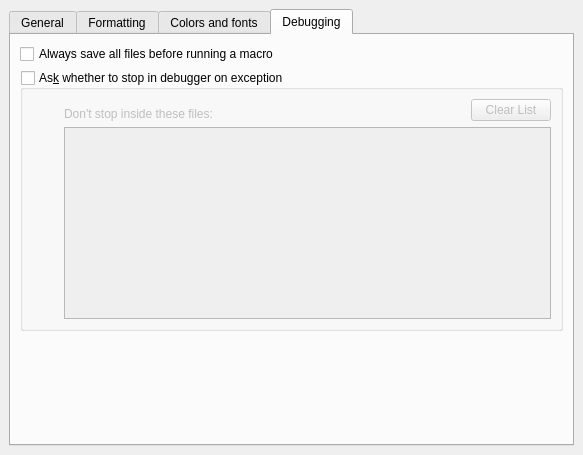
<?xml version="1.0" encoding="UTF-8"?>
<ui version="4.0">
 <class>MacroEditorSetupPage</class>
 <widget class="QWidget" name="MacroEditorSetupPage">
  <property name="geometry">
   <rect>
    <x>0</x>
    <y>0</y>
    <width>583</width>
    <height>455</height>
   </rect>
  </property>
  <property name="windowTitle">
   <string>Macro Development Setup</string>
  </property>
  <layout class="QVBoxLayout">
   <property name="spacing">
    <number>6</number>
   </property>
   <property name="leftMargin">
    <number>9</number>
   </property>
   <property name="topMargin">
    <number>9</number>
   </property>
   <property name="rightMargin">
    <number>9</number>
   </property>
   <property name="bottomMargin">
    <number>9</number>
   </property>
   <item>
    <widget class="QTabWidget" name="tabWidget">
     <property name="currentIndex">
      <number>3</number>
     </property>
     <widget class="QWidget" name="tab_4">
      <attribute name="title">
       <string>General</string>
      </attribute>
      <layout class="QGridLayout" name="gridLayout">
       <item row="0" column="0">
        <widget class="QCheckBox" name="watch_files">
         <property name="text">
          <string>Check macros for updates and ask whether to refresh</string>
         </property>
        </widget>
       </item>
       <item row="1" column="0">
        <spacer name="verticalSpacer">
         <property name="orientation">
          <enum>Qt::Vertical</enum>
         </property>
         <property name="sizeHint" stdset="0">
          <size>
           <width>20</width>
           <height>334</height>
          </size>
         </property>
        </spacer>
       </item>
      </layout>
     </widget>
     <widget class="QWidget" name="tab">
      <attribute name="title">
       <string>Formatting</string>
      </attribute>
      <layout class="QGridLayout">
       <property name="leftMargin">
        <number>9</number>
       </property>
       <property name="topMargin">
        <number>9</number>
       </property>
       <property name="rightMargin">
        <number>9</number>
       </property>
       <property name="bottomMargin">
        <number>9</number>
       </property>
       <property name="spacing">
        <number>6</number>
       </property>
       <item row="2" column="1">
        <spacer>
         <property name="orientation">
          <enum>Qt::Vertical</enum>
         </property>
         <property name="sizeHint" stdset="0">
          <size>
           <width>20</width>
           <height>40</height>
          </size>
         </property>
        </spacer>
       </item>
       <item row="0" column="3">
        <spacer>
         <property name="orientation">
          <enum>Qt::Horizontal</enum>
         </property>
         <property name="sizeHint" stdset="0">
          <size>
           <width>40</width>
           <height>20</height>
          </size>
         </property>
        </spacer>
       </item>
       <item row="1" column="2">
        <widget class="QLabel" name="label_4">
         <property name="text">
          <string>characters</string>
         </property>
        </widget>
       </item>
       <item row="0" column="2">
        <widget class="QLabel" name="label_3">
         <property name="text">
          <string>characters</string>
         </property>
        </widget>
       </item>
       <item row="1" column="0">
        <widget class="QLabel" name="label_2">
         <property name="text">
          <string>Indent</string>
         </property>
        </widget>
       </item>
       <item row="0" column="0">
        <widget class="QLabel" name="label">
         <property name="text">
          <string>Tab character width</string>
         </property>
        </widget>
       </item>
       <item row="0" column="1">
        <widget class="QSpinBox" name="tab_width">
         <property name="minimum">
          <number>1</number>
         </property>
        </widget>
       </item>
       <item row="1" column="1">
        <widget class="QSpinBox" name="indent">
         <property name="minimum">
          <number>1</number>
         </property>
        </widget>
       </item>
      </layout>
     </widget>
     <widget class="QWidget" name="tab_2">
      <attribute name="title">
       <string>Colors and fonts</string>
      </attribute>
      <layout class="QVBoxLayout">
       <property name="spacing">
        <number>6</number>
       </property>
       <property name="leftMargin">
        <number>9</number>
       </property>
       <property name="topMargin">
        <number>9</number>
       </property>
       <property name="rightMargin">
        <number>9</number>
       </property>
       <property name="bottomMargin">
        <number>9</number>
       </property>
       <item>
        <widget class="QFrame" name="frame_2">
         <property name="sizePolicy">
          <sizepolicy hsizetype="Preferred" vsizetype="Preferred">
           <horstretch>0</horstretch>
           <verstretch>0</verstretch>
          </sizepolicy>
         </property>
         <property name="frameShape">
          <enum>QFrame::NoFrame</enum>
         </property>
         <property name="frameShadow">
          <enum>QFrame::Raised</enum>
         </property>
         <layout class="QHBoxLayout">
          <property name="spacing">
           <number>6</number>
          </property>
          <property name="leftMargin">
           <number>0</number>
          </property>
          <property name="topMargin">
           <number>0</number>
          </property>
          <property name="rightMargin">
           <number>0</number>
          </property>
          <property name="bottomMargin">
           <number>0</number>
          </property>
          <item>
           <widget class="QLabel" name="label_8">
            <property name="text">
             <string>Font</string>
            </property>
           </widget>
          </item>
          <item>
           <widget class="QFontComboBox" name="font_sel"/>
          </item>
          <item>
           <spacer>
            <property name="orientation">
             <enum>Qt::Horizontal</enum>
            </property>
            <property name="sizeHint" stdset="0">
             <size>
              <width>40</width>
              <height>20</height>
             </size>
            </property>
           </spacer>
          </item>
          <item>
           <widget class="QLabel" name="label_10">
            <property name="text">
             <string>Size</string>
            </property>
           </widget>
          </item>
          <item>
           <widget class="QSpinBox" name="font_size">
            <property name="minimum">
             <number>1</number>
            </property>
           </widget>
          </item>
          <item>
           <widget class="QLabel" name="label_9">
            <property name="text">
             <string>points</string>
            </property>
           </widget>
          </item>
         </layout>
        </widget>
       </item>
       <item>
        <widget class="QSplitter" name="splitter">
         <property name="sizePolicy">
          <sizepolicy hsizetype="Expanding" vsizetype="Preferred">
           <horstretch>0</horstretch>
           <verstretch>1</verstretch>
          </sizepolicy>
         </property>
         <property name="orientation">
          <enum>Qt::Horizontal</enum>
         </property>
         <widget class="QListWidget" name="styles_list"/>
         <widget class="QFrame" name="frame">
          <property name="frameShape">
           <enum>QFrame::NoFrame</enum>
          </property>
          <property name="frameShadow">
           <enum>QFrame::Raised</enum>
          </property>
          <layout class="QGridLayout">
           <property name="leftMargin">
            <number>9</number>
           </property>
           <property name="topMargin">
            <number>9</number>
           </property>
           <property name="rightMargin">
            <number>9</number>
           </property>
           <property name="bottomMargin">
            <number>9</number>
           </property>
           <property name="spacing">
            <number>6</number>
           </property>
           <item row="7" column="1">
            <spacer>
             <property name="orientation">
              <enum>Qt::Vertical</enum>
             </property>
             <property name="sizeHint" stdset="0">
              <size>
               <width>20</width>
               <height>40</height>
              </size>
             </property>
            </spacer>
           </item>
           <item row="5" column="1" colspan="2">
            <widget class="QCheckBox" name="strikeout_cb">
             <property name="font">
              <font>
               <strikeout>true</strikeout>
              </font>
             </property>
             <property name="text">
              <string>Strikeout</string>
             </property>
             <property name="tristate">
              <bool>true</bool>
             </property>
            </widget>
           </item>
           <item row="4" column="1" colspan="2">
            <widget class="QCheckBox" name="underline_cb">
             <property name="font">
              <font>
               <underline>true</underline>
              </font>
             </property>
             <property name="text">
              <string>Underline</string>
             </property>
             <property name="tristate">
              <bool>true</bool>
             </property>
            </widget>
           </item>
           <item row="3" column="1" colspan="2">
            <widget class="QCheckBox" name="italic_cb">
             <property name="font">
              <font>
               <italic>true</italic>
              </font>
             </property>
             <property name="text">
              <string>Italic font</string>
             </property>
             <property name="tristate">
              <bool>true</bool>
             </property>
            </widget>
           </item>
           <item row="2" column="1" colspan="2">
            <widget class="QCheckBox" name="bold_cb">
             <property name="font">
              <font>
               <weight>75</weight>
               <bold>true</bold>
              </font>
             </property>
             <property name="text">
              <string>Bold font</string>
             </property>
             <property name="tristate">
              <bool>true</bool>
             </property>
            </widget>
           </item>
           <item row="1" column="2">
            <spacer>
             <property name="orientation">
              <enum>Qt::Horizontal</enum>
             </property>
             <property name="sizeHint" stdset="0">
              <size>
               <width>40</width>
               <height>20</height>
              </size>
             </property>
            </spacer>
           </item>
           <item row="0" column="2">
            <spacer>
             <property name="orientation">
              <enum>Qt::Horizontal</enum>
             </property>
             <property name="sizeHint" stdset="0">
              <size>
               <width>40</width>
               <height>20</height>
              </size>
             </property>
            </spacer>
           </item>
           <item row="1" column="0">
            <widget class="QLabel" name="label_6">
             <property name="text">
              <string>Background color</string>
             </property>
            </widget>
           </item>
           <item row="0" column="0">
            <widget class="QLabel" name="label_5">
             <property name="text">
              <string>Text color</string>
             </property>
            </widget>
           </item>
           <item row="1" column="1">
            <widget class="lay::ColorButton" name="background_color_button">
             <property name="text">
              <string/>
             </property>
            </widget>
           </item>
           <item row="0" column="1">
            <widget class="lay::ColorButton" name="text_color_button">
             <property name="text">
              <string/>
             </property>
            </widget>
           </item>
           <item row="2" column="0">
            <widget class="QLabel" name="label_7">
             <property name="text">
              <string>Styles</string>
             </property>
            </widget>
           </item>
          </layout>
         </widget>
        </widget>
       </item>
      </layout>
     </widget>
     <widget class="QWidget" name="tab_3">
      <attribute name="title">
       <string>Debugging</string>
      </attribute>
      <layout class="QVBoxLayout">
       <property name="spacing">
        <number>6</number>
       </property>
       <property name="leftMargin">
        <number>9</number>
       </property>
       <property name="topMargin">
        <number>9</number>
       </property>
       <property name="rightMargin">
        <number>9</number>
       </property>
       <property name="bottomMargin">
        <number>9</number>
       </property>
       <item>
        <widget class="QCheckBox" name="save_all_cb">
         <property name="text">
          <string>Always save all files before running a macro</string>
         </property>
        </widget>
       </item>
       <item>
        <widget class="QGroupBox" name="stop_on_exception">
         <property name="title">
          <string>As&amp;k whether to stop in debugger on exception</string>
         </property>
         <property name="checkable">
          <bool>true</bool>
         </property>
         <property name="checked">
          <bool>false</bool>
         </property>
         <layout class="QGridLayout" name="gridLayout_3">
          <item row="0" column="1">
           <widget class="QLabel" name="label_11">
            <property name="text">
             <string>Don't stop inside these files:</string>
            </property>
            <property name="alignment">
             <set>Qt::AlignBottom|Qt::AlignLeading|Qt::AlignLeft</set>
            </property>
           </widget>
          </item>
          <item row="0" column="3">
           <widget class="QPushButton" name="clear_el">
            <property name="text">
             <string>Clear List</string>
            </property>
           </widget>
          </item>
          <item row="1" column="0">
           <spacer name="horizontalSpacer">
            <property name="orientation">
             <enum>Qt::Horizontal</enum>
            </property>
            <property name="sizeType">
             <enum>QSizePolicy::Fixed</enum>
            </property>
            <property name="sizeHint" stdset="0">
             <size>
              <width>32</width>
              <height>20</height>
             </size>
            </property>
           </spacer>
          </item>
          <item row="0" column="2">
           <spacer name="horizontalSpacer_2">
            <property name="orientation">
             <enum>Qt::Horizontal</enum>
            </property>
            <property name="sizeHint" stdset="0">
             <size>
              <width>40</width>
              <height>20</height>
             </size>
            </property>
           </spacer>
          </item>
          <item row="1" column="1" colspan="3">
           <widget class="QListWidget" name="exception_list">
            <property name="selectionMode">
             <enum>QAbstractItemView::NoSelection</enum>
            </property>
           </widget>
          </item>
         </layout>
        </widget>
       </item>
       <item>
        <spacer>
         <property name="orientation">
          <enum>Qt::Vertical</enum>
         </property>
         <property name="sizeHint" stdset="0">
          <size>
           <width>20</width>
           <height>40</height>
          </size>
         </property>
        </spacer>
       </item>
      </layout>
     </widget>
    </widget>
   </item>
  </layout>
 </widget>
 <customwidgets>
  <customwidget>
   <class>lay::ColorButton</class>
   <extends>QPushButton</extends>
   <header>layWidgets.h</header>
  </customwidget>
 </customwidgets>
 <resources/>
 <connections/>
</ui>
